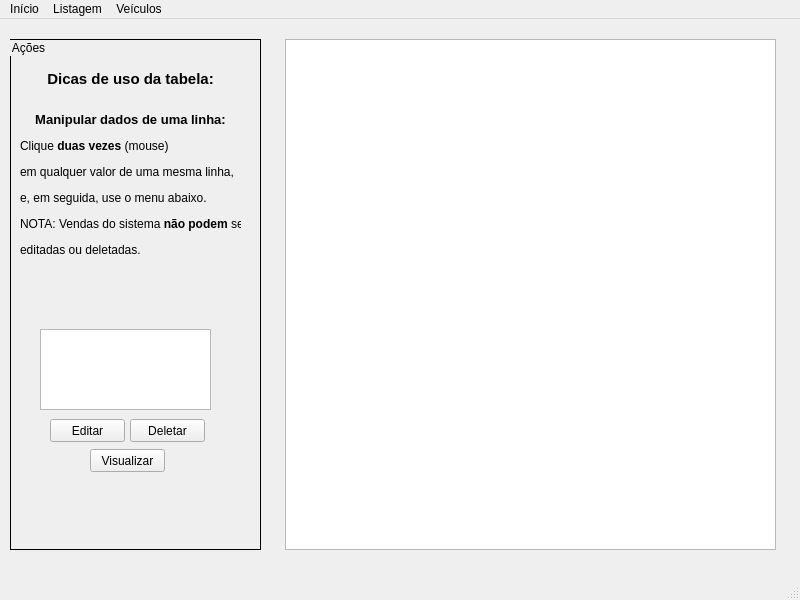
<?xml version="1.0" encoding="UTF-8"?>
<ui version="4.0">
 <class>tela_principal</class>
 <widget class="QMainWindow" name="tela_principal">
  <property name="geometry">
   <rect>
    <x>0</x>
    <y>0</y>
    <width>800</width>
    <height>600</height>
   </rect>
  </property>
  <property name="windowTitle">
   <string>Venda de Carros - Tela Principal</string>
  </property>
  <property name="windowIcon">
   <iconset resource="resources/resources.qrc">
    <normaloff>:/new/prefix1/car.png</normaloff>:/new/prefix1/car.png</iconset>
  </property>
  <widget class="QWidget" name="centralwidget">
   <widget class="QGroupBox" name="groupBox">
    <property name="geometry">
     <rect>
      <x>10</x>
      <y>20</y>
      <width>251</width>
      <height>511</height>
     </rect>
    </property>
    <property name="styleSheet">
     <string notr="true">#groupBox {
	border: 1px solid #000000;
}</string>
    </property>
    <property name="title">
     <string>Ações</string>
    </property>
    <widget class="QLabel" name="label">
     <property name="geometry">
      <rect>
       <x>20</x>
       <y>20</y>
       <width>201</width>
       <height>41</height>
      </rect>
     </property>
     <property name="text">
      <string>&lt;html&gt;&lt;head/&gt;&lt;body&gt;&lt;p align=&quot;center&quot;&gt;&lt;span style=&quot; font-size:11pt; font-weight:600;&quot;&gt;Dicas de uso da tabela:&lt;/span&gt;&lt;/p&gt;&lt;/body&gt;&lt;/html&gt;</string>
     </property>
    </widget>
    <widget class="QLabel" name="label_2">
     <property name="geometry">
      <rect>
       <x>10</x>
       <y>70</y>
       <width>221</width>
       <height>151</height>
      </rect>
     </property>
     <property name="text">
      <string>&lt;html&gt;&lt;head/&gt;&lt;body&gt;&lt;p align=&quot;center&quot;&gt;&lt;span style=&quot; font-size:10pt; font-weight:600;&quot;&gt;Manipular dados de uma linha:&lt;/span&gt;&lt;/p&gt;&lt;p&gt;Clique &lt;span style=&quot; font-weight:600;&quot;&gt;duas vezes&lt;/span&gt; (mouse)&lt;/p&gt;&lt;p&gt;em qualquer valor de uma mesma linha,&lt;/p&gt;&lt;p&gt;e, em seguida, use o menu abaixo.&lt;/p&gt;&lt;p&gt;NOTA: Vendas do sistema &lt;span style=&quot; font-weight:600;&quot;&gt;não podem&lt;/span&gt; ser&lt;/p&gt;&lt;p&gt;editadas ou deletadas.&lt;/p&gt;&lt;/body&gt;&lt;/html&gt;</string>
     </property>
    </widget>
    <widget class="QTextBrowser" name="textBrowser_choice">
     <property name="geometry">
      <rect>
       <x>30</x>
       <y>290</y>
       <width>171</width>
       <height>81</height>
      </rect>
     </property>
    </widget>
    <widget class="QLabel" name="label_choice">
     <property name="geometry">
      <rect>
       <x>16</x>
       <y>260</y>
       <width>201</width>
       <height>20</height>
      </rect>
     </property>
     <property name="text">
      <string>&lt;html&gt;&lt;head/&gt;&lt;body&gt;&lt;p align=&quot;center&quot;&gt;&lt;br/&gt;&lt;/p&gt;&lt;/body&gt;&lt;/html&gt;</string>
     </property>
    </widget>
    <widget class="QPushButton" name="pushButton_choice_edit">
     <property name="geometry">
      <rect>
       <x>40</x>
       <y>380</y>
       <width>75</width>
       <height>23</height>
      </rect>
     </property>
     <property name="text">
      <string>Editar</string>
     </property>
    </widget>
    <widget class="QPushButton" name="pushButton_choice_delete">
     <property name="geometry">
      <rect>
       <x>120</x>
       <y>380</y>
       <width>75</width>
       <height>23</height>
      </rect>
     </property>
     <property name="text">
      <string>Deletar</string>
     </property>
    </widget>
    <widget class="QPushButton" name="pushButton_choice_view">
     <property name="geometry">
      <rect>
       <x>80</x>
       <y>410</y>
       <width>75</width>
       <height>23</height>
      </rect>
     </property>
     <property name="text">
      <string>Visualizar</string>
     </property>
    </widget>
   </widget>
   <widget class="QTableView" name="tableView_Dados">
    <property name="geometry">
     <rect>
      <x>285</x>
      <y>20</y>
      <width>491</width>
      <height>511</height>
     </rect>
    </property>
   </widget>
  </widget>
  <widget class="QMenuBar" name="menubar">
   <property name="geometry">
    <rect>
     <x>0</x>
     <y>0</y>
     <width>800</width>
     <height>21</height>
    </rect>
   </property>
   <widget class="QMenu" name="menuIn_cio">
    <property name="title">
     <string>Início</string>
    </property>
    <widget class="QMenu" name="menuNovo_Cadastro">
     <property name="title">
      <string>Novo Cadastro</string>
     </property>
     <addaction name="actionCadastro_de_Usu_rios"/>
     <addaction name="actionCadastro_de_Ve_culos"/>
     <addaction name="actionNova_Venda"/>
    </widget>
    <addaction name="menuNovo_Cadastro"/>
    <addaction name="actionAlterar_Senha"/>
    <addaction name="actionExit"/>
   </widget>
   <widget class="QMenu" name="menuListagem">
    <property name="title">
     <string>Listagem</string>
    </property>
    <addaction name="actionLista_de_Usu_rios"/>
    <addaction name="actionLista_de_Ve_culos"/>
    <addaction name="actionLista_de_Vendas"/>
   </widget>
   <widget class="QMenu" name="menuVe_culos">
    <property name="title">
     <string>Veículos</string>
    </property>
    <addaction name="actionAdicionar_no_estoque"/>
   </widget>
   <addaction name="menuIn_cio"/>
   <addaction name="menuListagem"/>
   <addaction name="menuVe_culos"/>
  </widget>
  <widget class="QStatusBar" name="statusbar"/>
  <action name="actionExit">
   <property name="icon">
    <iconset resource="resources/resources.qrc">
     <normaloff>:/new/prefix1/exit.gif</normaloff>
     <normalon>:/new/prefix1/resources/exit.gif</normalon>:/new/prefix1/exit.gif</iconset>
   </property>
   <property name="text">
    <string>Sair</string>
   </property>
   <property name="toolTip">
    <string>Encerra o programa.</string>
   </property>
  </action>
  <action name="actionCadastro_de_Usu_rios">
   <property name="icon">
    <iconset resource="resources/resources.qrc">
     <normaloff>:/new/prefix1/user.gif</normaloff>:/new/prefix1/user.gif</iconset>
   </property>
   <property name="text">
    <string>Cadastro de Usuários</string>
   </property>
   <property name="toolTip">
    <string>Cadastra novos usuários.</string>
   </property>
  </action>
  <action name="actionCadastro_de_Ve_culos">
   <property name="icon">
    <iconset resource="resources/resources.qrc">
     <normaloff>:/new/prefix1/car.png</normaloff>:/new/prefix1/car.png</iconset>
   </property>
   <property name="text">
    <string>Cadastro de Veículos</string>
   </property>
   <property name="toolTip">
    <string>Cadastra novos veículos.</string>
   </property>
  </action>
  <action name="actionNova_Venda">
   <property name="icon">
    <iconset resource="resources/resources.qrc">
     <normaloff>:/new/prefix1/sell.png</normaloff>:/new/prefix1/sell.png</iconset>
   </property>
   <property name="text">
    <string>Nova Venda</string>
   </property>
   <property name="toolTip">
    <string>Cadastra novas vendas.</string>
   </property>
  </action>
  <action name="actionLista_de_Usu_rios">
   <property name="icon">
    <iconset resource="resources/resources.qrc">
     <normaloff>:/new/prefix1/user.gif</normaloff>:/new/prefix1/user.gif</iconset>
   </property>
   <property name="text">
    <string>Lista de Usuários</string>
   </property>
   <property name="toolTip">
    <string>Lista os usuários cadastrados.</string>
   </property>
  </action>
  <action name="actionLista_de_Ve_culos">
   <property name="icon">
    <iconset resource="resources/resources.qrc">
     <normaloff>:/new/prefix1/car.png</normaloff>:/new/prefix1/car.png</iconset>
   </property>
   <property name="text">
    <string>Lista de Veículos</string>
   </property>
   <property name="toolTip">
    <string>Lista os veículos cadastrados.</string>
   </property>
  </action>
  <action name="actionLista_de_Vendas">
   <property name="icon">
    <iconset resource="resources/resources.qrc">
     <normaloff>:/new/prefix1/sell.png</normaloff>:/new/prefix1/sell.png</iconset>
   </property>
   <property name="text">
    <string>Lista de Vendas</string>
   </property>
   <property name="toolTip">
    <string>Lista as vendas cadastradas.</string>
   </property>
  </action>
  <action name="actionAlterar_Senha">
   <property name="icon">
    <iconset resource="resources/resources.qrc">
     <normaloff>:/new/prefix1/user_edit_password.gif</normaloff>:/new/prefix1/user_edit_password.gif</iconset>
   </property>
   <property name="text">
    <string>Alterar Senha</string>
   </property>
   <property name="toolTip">
    <string>Alterar a senha do usuário logado.</string>
   </property>
  </action>
  <action name="actionAdicionar_no_estoque">
   <property name="text">
    <string>Adicionar no estoque</string>
   </property>
   <property name="toolTip">
    <string>Adiciona uma quantidade ao veiculo cadastrado.</string>
   </property>
  </action>
 </widget>
 <resources>
  <include location="resources/resources.qrc"/>
 </resources>
 <connections/>
</ui>
